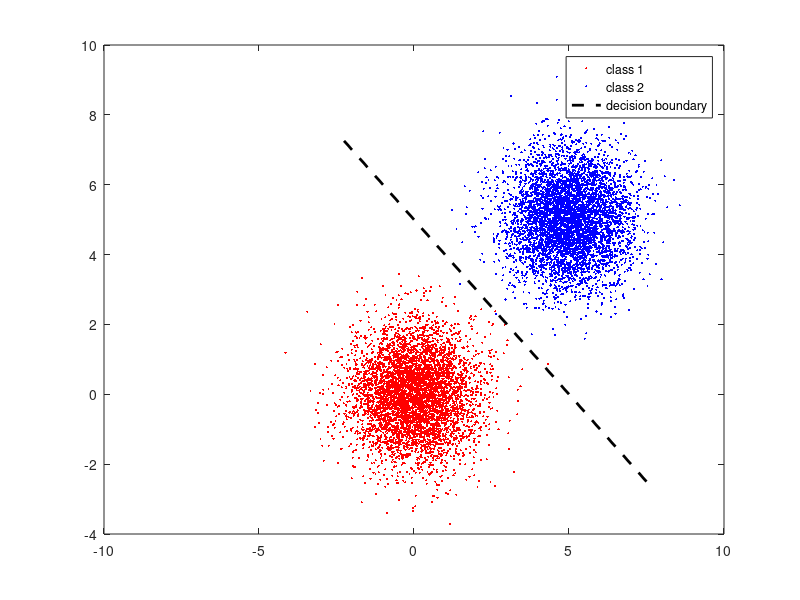
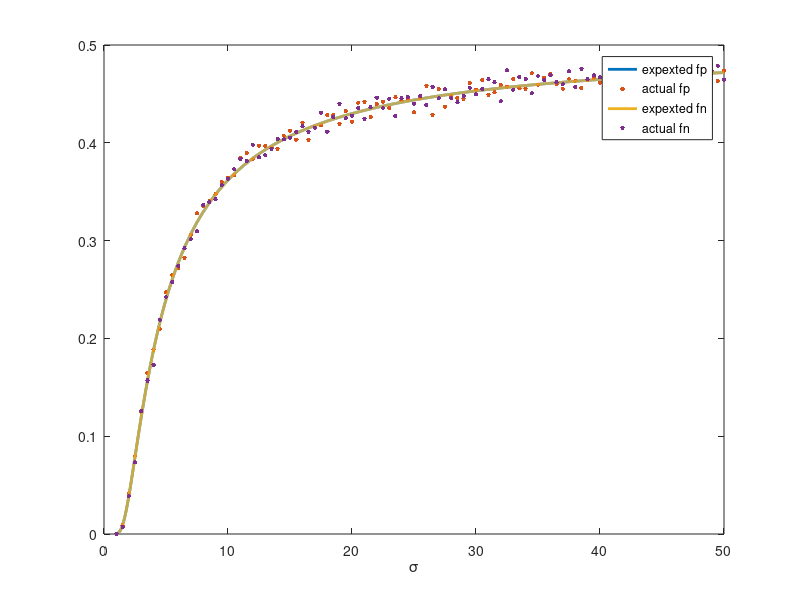

The MATLAB script that drew these images, in order:
% Prereq: You need to install stats/ML toolbox to run this script
clf;

a = [5,5]; %signal
sigmas = 1:0.5:50; %noise
d = length(a); %dimension
p_0 = 0.5; %prior belief in no signal
p_a = 1-p_0; %prior belief in signal

fps = zeros(size(sigmas));
fns = zeros(size(sigmas));

for i=1:length(sigmas) %noise
    
    sigma = sigmas(i);
    cov = sigma^2*eye(d);

    % N random examples with prior
    N = 10000;
    truelabel = rand(N,1)>p_0; % label 0 or 1
    x = mvnrnd(zeros(d,1), cov, N);
    x(truelabel==1,:) = x(truelabel==1,:) + a;
    
    % plot gaussian blobs in 2-D
    if (d==2 && sigma==1)
        figure(1);
        plot(x(truelabel==0,1),x(truelabel==0,2), 'r.', 'Markersize', 5);
        hold on;
        plot(x(truelabel==1,1),x(truelabel==1,2), 'b.', 'Markersize', 5);
        xx = -1:0.1:1;
        hold on;
        plot(a(1)/2+sigma^2*log(p_0/p_a)*cos(atan(a(2)/a(1)))-a(2).*xx, a(2)/2+sigma^2*log(p_0/p_a)*sin(atan(a(2)/a(1)))+a(1).*xx, 'k--', 'Linewidth', 2, 'Markersize', 10);
        legend('class 1', 'class 2', 'decision boundary');
    end
    
    predlabel = zeros(N,1);
    
    % (1) max likelihood predictor
    % predlabel(mvnpdf(x, zeros(1,d), cov)*p_0 < mvnpdf(x, a, cov)*p_a) = 1;

    % (2) decision boundary predictor
    predlabel(x*transpose(a) > norm(a)^2/2 + sigma^2*log(p_0/p_a)) = 1;

    fp = sum(truelabel-predlabel==-1)/sum(truelabel==0); %false positive rate
    fn = sum(truelabel-predlabel==1)/sum(truelabel==1); %false negative rate

    %fprintf('false positive rate is %.6f\n', fp);
    %fprintf('false negative rate is %.6f\n', fn);
    
    
    fps(i) = fp;
    fns(i) = fn;
  
end



tt = min(sigmas):0.01:max(sigmas);
b = norm(a)/2+tt.^2.*log(p_0/p_a)./norm(a); %decision boundary

%plot fp
figure(2);
plot(tt, 1/2-1/2*erf(b./(sqrt(2).*tt)), '-', 'Linewidth', 2);
hold on;
plot(sigmas, fps, '.', 'Markersize', 10);
% xlabel('\sigma');
% legend('expexted fp', 'actual fp');

%plot fn
% figure(3);
hold on;
plot(tt, 1/2-1/2*erf(-(b-norm(a))./(sqrt(2).*tt)), '-', 'Linewidth', 2);
plot(sigmas, fns, '.', 'Markersize', 10);
xlabel('\sigma');
legend('expexted fp', 'actual fp', 'expexted fn', 'actual fn');
hold off;


